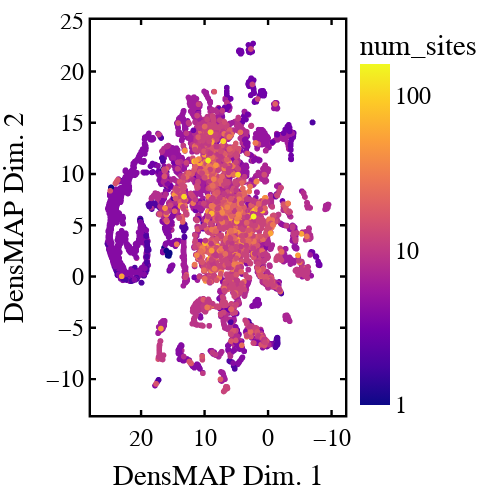

The notebook cell this image was saved under:
### Code cell
fig, _ = pareto_plot(
    targ_df,
    x=x,
    y=y,
    color="log10_num_sites",
    fpath=path.join(disc.figure_dir, "px-num-sites-scatter"),
    pareto_front=False,
    parity_type=None,
    color_unit=None,
    use_plotly_offline=disc.use_plotly_offline,
    hover_data=["formula", "spg_num", "spg_str", "num_sites"],
)
fig.update_layout(
    coloraxis_colorbar=dict(
        title="num_sites",
        tickvals=[np.log10(1), np.log10(10), np.log10(100), np.log10(200)],
        ticktext=["1", "10", "100", "200"],
    ),
    coloraxis_showscale=True,
)

### Figure 1 — Plotly figure (JSON) as saved in the notebook; plotly's stock layout.template omitted (floating-point values rounded to 4 significant figures; data arrays with more than 128 entries replaced by an {"elided": "..."} marker saying what was removed)
{"data": [{"customdata": {"elided": "10987x4 mixed values"}, "hovertemplate": "DensMAP Dim. 1=%{x}<br>DensMAP Dim. 2=%{y}<br>formula=%{customdata[0]}<br>spg_num=%{customdata[1]}<br>spg_str=%{customdata[2]}<br>num_sites=%{customdata[3]}<br>log10_num_sites=%{marker.color}<extra></extra>", "legendgroup": "", "marker": {"color": {"elided": "10987 float values"}, "coloraxis": "coloraxis", "symbol": "circle"}, "mode": "markers", "name": "", "showlegend": false, "type": "scattergl", "x": {"elided": "10987 float values"}, "xaxis": "x", "y": {"elided": "10987 float values"}, "yaxis": "y"}], "layout": {"coloraxis": {"colorbar": {"ticktext": ["1", "10", "100", "200"], "tickvals": [0, 1, 2, 2.301], "title": {"text": "num_sites"}}, "colorscale": [[0, "#0d0887"], [0.1111, "#46039f"], [0.2222, "#7201a8"], [0.3333, "#9c179e"], [0.4444, "#bd3786"], [0.5556, "#d8576b"], [0.6667, "#ed7953"], [0.7778, "#fb9f3a"], [0.8889, "#fdca26"], [1, "#f0f921"]], "showscale": true}, "font": {"color": "black", "family": "Arial", "size": 24}, "height": 497, "legend": {"orientation": "h", "tracegroupgap": 0, "y": 1.1, "yanchor": "bottom"}, "margin": {"b": 10, "r": 40, "t": 20}, "plot_bgcolor": "white", "width": 497, "xaxis": {"anchor": "y", "autorange": "reversed", "domain": [0, 1], "linecolor": "black", "linewidth": 2.4, "mirror": "allticks", "showline": true, "showticklabels": true, "tickcolor": "black", "tickfont": {"color": "black", "family": "Arial", "size": 24}, "ticks": "inside", "tickwidth": 2.4, "title": {"text": "DensMAP Dim. 1"}}, "yaxis": {"anchor": "x", "domain": [0, 1], "linecolor": "black", "linewidth": 2.4, "mirror": "allticks", "showline": true, "tickcolor": "black", "tickfont": {"color": "black", "family": "Arial", "size": 24}, "ticks": "inside", "tickwidth": 2.4, "title": {"text": "DensMAP Dim. 2"}}}}
